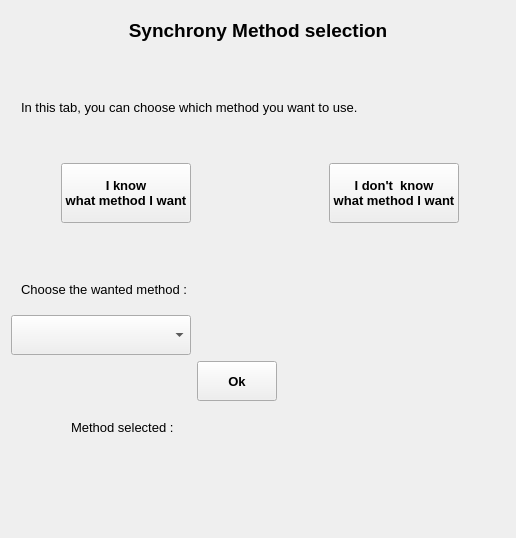
      <widget class="QWidget" name="tab_methods">
       <property name="toolTip">
        <string/>
       </property>
       <attribute name="title">
        <string>Methods</string>
       </attribute>
       <layout class="QGridLayout" name="gridLayout">
        <item row="1" column="0" colspan="2">
         <spacer name="verticalSpacer_15">
          <property name="orientation">
           <enum>Qt::Vertical</enum>
          </property>
          <property name="sizeType">
           <enum>QSizePolicy::Expanding</enum>
          </property>
          <property name="sizeHint" stdset="0">
           <size>
            <width>20</width>
            <height>40</height>
           </size>
          </property>
         </spacer>
        </item>
        <item row="0" column="0" colspan="2">
         <layout class="QGridLayout" name="gridLayout_2">
          <property name="sizeConstraint">
           <enum>QLayout::SetDefaultConstraint</enum>
          </property>
          <item row="4" column="4" alignment="Qt::AlignHCenter">
           <widget class="QPushButton" name="button_No">
            <property name="sizePolicy">
             <sizepolicy hsizetype="Preferred" vsizetype="Preferred">
              <horstretch>0</horstretch>
              <verstretch>0</verstretch>
             </sizepolicy>
            </property>
            <property name="minimumSize">
             <size>
              <width>0</width>
              <height>60</height>
             </size>
            </property>
            <property name="maximumSize">
             <size>
              <width>200</width>
              <height>80</height>
             </size>
            </property>
            <property name="font">
             <font>
              <pointsize>10</pointsize>
              <weight>75</weight>
              <bold>true</bold>
             </font>
            </property>
            <property name="toolTip">
             <string>&lt;html&gt;&lt;head/&gt;&lt;body&gt;&lt;p&gt;Open a window to help the method's choice&lt;/p&gt;&lt;/body&gt;&lt;/html&gt;</string>
            </property>
            <property name="text">
             <string>I don't  know 
what method I want</string>
            </property>
           </widget>
          </item>
          <item row="0" column="0" colspan="6">
           <widget class="QLabel" name="label_title_tab_methods">
            <property name="sizePolicy">
             <sizepolicy hsizetype="Preferred" vsizetype="Preferred">
              <horstretch>0</horstretch>
              <verstretch>0</verstretch>
             </sizepolicy>
            </property>
            <property name="minimumSize">
             <size>
              <width>0</width>
              <height>40</height>
             </size>
            </property>
            <property name="maximumSize">
             <size>
              <width>16777215</width>
              <height>60</height>
             </size>
            </property>
            <property name="font">
             <font>
              <pointsize>14</pointsize>
              <weight>75</weight>
              <bold>true</bold>
             </font>
            </property>
            <property name="text">
             <string>&lt;html&gt;&lt;head/&gt;&lt;body&gt;&lt;p align=&quot;center&quot;&gt;Synchrony Method selection&lt;/p&gt;&lt;/body&gt;&lt;/html&gt;</string>
            </property>
           </widget>
          </item>
          <item row="6" column="0" colspan="2">
           <widget class="QLabel" name="label_choose_method">
            <property name="minimumSize">
             <size>
              <width>0</width>
              <height>20</height>
             </size>
            </property>
            <property name="maximumSize">
             <size>
              <width>16777215</width>
              <height>40</height>
             </size>
            </property>
            <property name="font">
             <font>
              <pointsize>10</pointsize>
             </font>
            </property>
            <property name="text">
             <string>Choose the wanted method : </string>
            </property>
            <property name="indent">
             <number>10</number>
            </property>
           </widget>
          </item>
          <item row="3" column="0" colspan="6">
           <spacer name="verticalSpacer_4">
            <property name="orientation">
             <enum>Qt::Vertical</enum>
            </property>
            <property name="sizeType">
             <enum>QSizePolicy::Preferred</enum>
            </property>
            <property name="sizeHint" stdset="0">
             <size>
              <width>20</width>
              <height>40</height>
             </size>
            </property>
           </spacer>
          </item>
          <item row="4" column="1" alignment="Qt::AlignHCenter">
           <widget class="QPushButton" name="button_Yes">
            <property name="sizePolicy">
             <sizepolicy hsizetype="Preferred" vsizetype="Preferred">
              <horstretch>0</horstretch>
              <verstretch>0</verstretch>
             </sizepolicy>
            </property>
            <property name="minimumSize">
             <size>
              <width>0</width>
              <height>60</height>
             </size>
            </property>
            <property name="maximumSize">
             <size>
              <width>200</width>
              <height>80</height>
             </size>
            </property>
            <property name="font">
             <font>
              <pointsize>10</pointsize>
              <weight>75</weight>
              <bold>true</bold>
             </font>
            </property>
            <property name="toolTip">
             <string>&lt;html&gt;&lt;head/&gt;&lt;body&gt;&lt;p&gt;Select a method from the complete list&lt;/p&gt;&lt;/body&gt;&lt;/html&gt;</string>
            </property>
            <property name="text">
             <string>I know 
what method I want</string>
            </property>
           </widget>
          </item>
          <item row="1" column="0" colspan="6">
           <spacer name="verticalSpacer_3">
            <property name="orientation">
             <enum>Qt::Vertical</enum>
            </property>
            <property name="sizeType">
             <enum>QSizePolicy::Preferred</enum>
            </property>
            <property name="sizeHint" stdset="0">
             <size>
              <width>20</width>
              <height>40</height>
             </size>
            </property>
           </spacer>
          </item>
          <item row="2" column="0" colspan="6">
           <widget class="QLabel" name="label_tab_methods_description">
            <property name="sizePolicy">
             <sizepolicy hsizetype="Preferred" vsizetype="Preferred">
              <horstretch>0</horstretch>
              <verstretch>0</verstretch>
             </sizepolicy>
            </property>
            <property name="minimumSize">
             <size>
              <width>0</width>
              <height>20</height>
             </size>
            </property>
            <property name="maximumSize">
             <size>
              <width>16777215</width>
              <height>40</height>
             </size>
            </property>
            <property name="font">
             <font>
              <pointsize>10</pointsize>
             </font>
            </property>
            <property name="text">
             <string>In this tab, you can choose which method you want to use. </string>
            </property>
            <property name="indent">
             <number>10</number>
            </property>
           </widget>
          </item>
          <item row="4" column="5">
           <spacer name="horizontalSpacer_7">
            <property name="orientation">
             <enum>Qt::Horizontal</enum>
            </property>
            <property name="sizeType">
             <enum>QSizePolicy::Preferred</enum>
            </property>
            <property name="sizeHint" stdset="0">
             <size>
              <width>40</width>
              <height>20</height>
             </size>
            </property>
           </spacer>
          </item>
          <item row="6" column="3">
           <spacer name="verticalSpacer">
            <property name="orientation">
             <enum>Qt::Vertical</enum>
            </property>
            <property name="sizeType">
             <enum>QSizePolicy::Preferred</enum>
            </property>
            <property name="sizeHint" stdset="0">
             <size>
              <width>20</width>
              <height>40</height>
             </size>
            </property>
           </spacer>
          </item>
          <item row="7" column="0" colspan="2">
           <widget class="QComboBox" name="comboBox_methods">
            <property name="sizePolicy">
             <sizepolicy hsizetype="Preferred" vsizetype="Preferred">
              <horstretch>0</horstretch>
              <verstretch>0</verstretch>
             </sizepolicy>
            </property>
            <property name="minimumSize">
             <size>
              <width>0</width>
              <height>20</height>
             </size>
            </property>
            <property name="maximumSize">
             <size>
              <width>16777215</width>
              <height>40</height>
             </size>
            </property>
            <property name="font">
             <font>
              <pointsize>10</pointsize>
             </font>
            </property>
            <property name="toolTip">
             <string>&lt;html&gt;&lt;head/&gt;&lt;body&gt;&lt;p&gt;Methods list&lt;/p&gt;&lt;/body&gt;&lt;/html&gt;</string>
            </property>
           </widget>
          </item>
          <item row="7" column="3">
           <spacer name="verticalSpacer_11">
            <property name="orientation">
             <enum>Qt::Vertical</enum>
            </property>
            <property name="sizeType">
             <enum>QSizePolicy::Preferred</enum>
            </property>
            <property name="sizeHint" stdset="0">
             <size>
              <width>20</width>
              <height>40</height>
             </size>
            </property>
           </spacer>
          </item>
          <item row="5" column="0" colspan="3">
           <spacer name="verticalSpacer_6">
            <property name="orientation">
             <enum>Qt::Vertical</enum>
            </property>
            <property name="sizeType">
             <enum>QSizePolicy::Preferred</enum>
            </property>
            <property name="sizeHint" stdset="0">
             <size>
              <width>20</width>
              <height>40</height>
             </size>
            </property>
           </spacer>
          </item>
          <item row="4" column="3">
           <spacer name="horizontalSpacer_2">
            <property name="orientation">
             <enum>Qt::Horizontal</enum>
            </property>
            <property name="sizeType">
             <enum>QSizePolicy::Preferred</enum>
            </property>
            <property name="sizeHint" stdset="0">
             <size>
              <width>40</width>
              <height>20</height>
             </size>
            </property>
           </spacer>
          </item>
          <item row="4" column="0">
           <spacer name="horizontalSpacer_6">
            <property name="orientation">
             <enum>Qt::Horizontal</enum>
            </property>
            <property name="sizeType">
             <enum>QSizePolicy::Preferred</enum>
            </property>
            <property name="sizeHint" stdset="0">
             <size>
              <width>40</width>
              <height>20</height>
             </size>
            </property>
           </spacer>
          </item>
          <item row="5" column="4" rowspan="8" colspan="2">
           <spacer name="verticalSpacer_26">
            <property name="orientation">
             <enum>Qt::Vertical</enum>
            </property>
            <property name="sizeType">
             <enum>QSizePolicy::Preferred</enum>
            </property>
            <property name="sizeHint" stdset="0">
             <size>
              <width>20</width>
              <height>40</height>
             </size>
            </property>
           </spacer>
          </item>
          <item row="9" column="2" rowspan="4" colspan="2">
           <widget class="QLabel" name="label_method_selected">
            <property name="text">
             <string/>
            </property>
            <property name="alignment">
             <set>Qt::AlignCenter</set>
            </property>
           </widget>
          </item>
          <item row="9" column="0" rowspan="4">
           <spacer name="verticalSpacer_10">
            <property name="orientation">
             <enum>Qt::Vertical</enum>
            </property>
            <property name="sizeType">
             <enum>QSizePolicy::Preferred</enum>
            </property>
            <property name="sizeHint" stdset="0">
             <size>
              <width>20</width>
              <height>40</height>
             </size>
            </property>
           </spacer>
          </item>
          <item row="8" column="2" alignment="Qt::AlignHCenter">
           <widget class="QPushButton" name="pushButton_valid_method">
            <property name="sizePolicy">
             <sizepolicy hsizetype="Preferred" vsizetype="Preferred">
              <horstretch>0</horstretch>
              <verstretch>0</verstretch>
             </sizepolicy>
            </property>
            <property name="minimumSize">
             <size>
              <width>0</width>
              <height>20</height>
             </size>
            </property>
            <property name="maximumSize">
             <size>
              <width>100</width>
              <height>40</height>
             </size>
            </property>
            <property name="font">
             <font>
              <pointsize>10</pointsize>
              <weight>75</weight>
              <bold>true</bold>
             </font>
            </property>
            <property name="toolTip">
             <string>&lt;html&gt;&lt;head/&gt;&lt;body&gt;&lt;p&gt;Select the current method&lt;/p&gt;&lt;/body&gt;&lt;/html&gt;</string>
            </property>
            <property name="text">
             <string>Ok</string>
            </property>
           </widget>
          </item>
          <item row="5" column="3">
           <spacer name="verticalSpacer_9">
            <property name="orientation">
             <enum>Qt::Vertical</enum>
            </property>
            <property name="sizeType">
             <enum>QSizePolicy::Preferred</enum>
            </property>
            <property name="sizeHint" stdset="0">
             <size>
              <width>20</width>
              <height>40</height>
             </size>
            </property>
           </spacer>
          </item>
          <item row="9" column="1" rowspan="4">
           <widget class="QLabel" name="label_method">
            <property name="minimumSize">
             <size>
              <width>0</width>
              <height>20</height>
             </size>
            </property>
            <property name="maximumSize">
             <size>
              <width>16777215</width>
              <height>40</height>
             </size>
            </property>
            <property name="font">
             <font>
              <pointsize>10</pointsize>
             </font>
            </property>
            <property name="text">
             <string>Method selected : </string>
            </property>
            <property name="indent">
             <number>10</number>
            </property>
           </widget>
          </item>
          <item row="8" column="3">
           <spacer name="verticalSpacer_13">
            <property name="orientation">
             <enum>Qt::Vertical</enum>
            </property>
            <property name="sizeType">
             <enum>QSizePolicy::Preferred</enum>
            </property>
            <property name="sizeHint" stdset="0">
             <size>
              <width>20</width>
              <height>40</height>
             </size>
            </property>
           </spacer>
          </item>
          <item row="4" column="2">
           <spacer name="horizontalSpacer">
            <property name="orientation">
             <enum>Qt::Horizontal</enum>
            </property>
            <property name="sizeType">
             <enum>QSizePolicy::Preferred</enum>
            </property>
            <property name="sizeHint" stdset="0">
             <size>
              <width>40</width>
              <height>20</height>
             </size>
            </property>
           </spacer>
          </item>
          <item row="13" column="0" colspan="6">
           <spacer name="verticalSpacer_38">
            <property name="orientation">
             <enum>Qt::Vertical</enum>
            </property>
            <property name="sizeType">
             <enum>QSizePolicy::Preferred</enum>
            </property>
            <property name="sizeHint" stdset="0">
             <size>
              <width>20</width>
              <height>40</height>
             </size>
            </property>
           </spacer>
          </item>
         </layout>
        </item>
       </layout>
      </widget>
